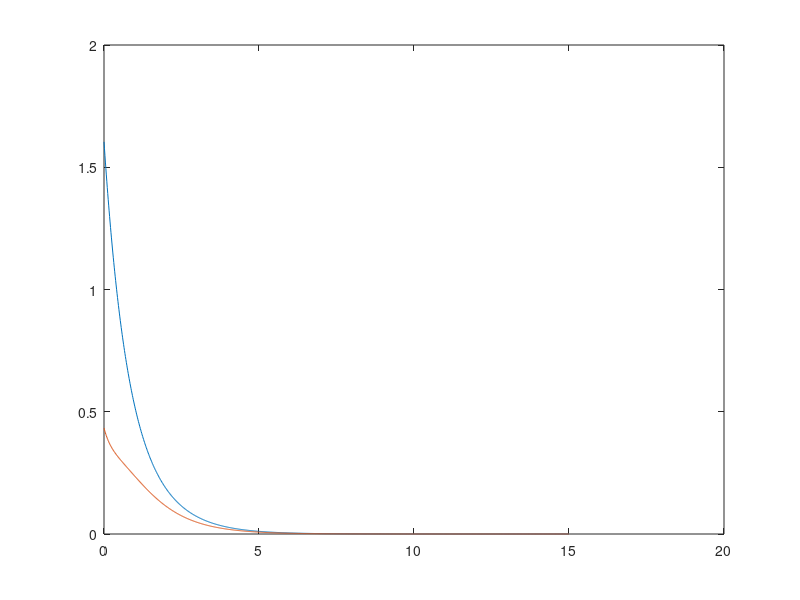

MATLAB code for this plot: (Note: this script raises an error after producing the figure.)
function datagen_linear1()

%% 
close all; clc
rng(3);			% Seed the random number generator

%% Problem setup

tFinal		= 15;
nTimePoints = 1000;
timeStamps	= linspace(0, tFinal, nTimePoints);
tIndexStore	= 1:50:nTimePoints;

wSeriesPC	= [0.1*randn, zeros(1, nTimePoints - 1)];						% piecewise constant

for m1 = 2:nTimePoints
	if mod(m1, 50)
		wSeriesPC(m1) = wSeriesPC(m1 - 1);
	else
		wSeriesPC(m1) = 0.1*randn;
	end
end
wSpline	= spline(timeStamps(25:50:end), wSeriesPC(25:50:end));
wSeries = ppval(wSpline, timeStamps);

%% System state space model
nStates		= 2;
nControl	= 1;

evs = [-1 -2];																% Specified eigenvalues
Q	= orth(randn(nStates));													% Orthonormal basis
D	= diag(evs);															% Construct a diagonal matrix D with the given eigenvalues
A	= Q * D * Q';															% Generate the matrix A using eigenvalue decomposition
B	= randn(nStates, nControl);

alfa1 = 1;
alfa2 = 1;
alfa3 = 1;
alfa4 = 1;


%% System trajectories
tStore	= [];
xStore	= [];
uStore	= [];
for k1 = 9
	rng(k1^2)

	x0			= randn(nStates, 1);
	[~,xSimTrue]= ode45(@system_dynamics_true, timeStamps, x0);
	[~, xSim]	= ode45(@system_dynamics_model, timeStamps, x0);
	
	uSim		= control_input(timeStamps, xSimTrue);
	
	tStore	= [tStore timeStamps(tIndexStore)];
	xStore	= [xStore	(xSimTrue(tIndexStore, :))'];
	uStore	= [uStore	(uSim(tIndexStore, :))'];


	plot(timeStamps, xSimTrue); 
	hold on;
	ax = gca; ax.ColorOrderIndex = ax.ColorOrderIndex - 1;
	plot(timeStamps, xSim, 'LineStyle', '--')
end


%% Functions

	%----- True system dynamics
    function xDot_ = system_dynamics_true(t_, x_)

		u_		= control_input(t_, x_);
        phi_	= [alfa1*sin(alfa3*x_(2)); alfa2*sin(alfa4*x_(1))]; 					% unmodeled dynamics
        xDot_	= A*x_ + B*u_ + phi_ + process_noise(t_);
	end

	%----- Model system dynamics
    function xDot_ = system_dynamics_model(t_, x_)

		u_		= control_input(t_, x_);
        xDot_	= A*x_ + B*u_;
	end

	%----- Process Noise    
    function w_ = process_noise(t_)
        tIndex_ = find(t_ <= timeStamps, 1, 'first');
        w_		= 0; %wSeries(tIndex_);
	end

	%----- Control
	function u_ = control_input(t_, x_)
		u_		= zeros(length(t_), nControl);
	end

end
